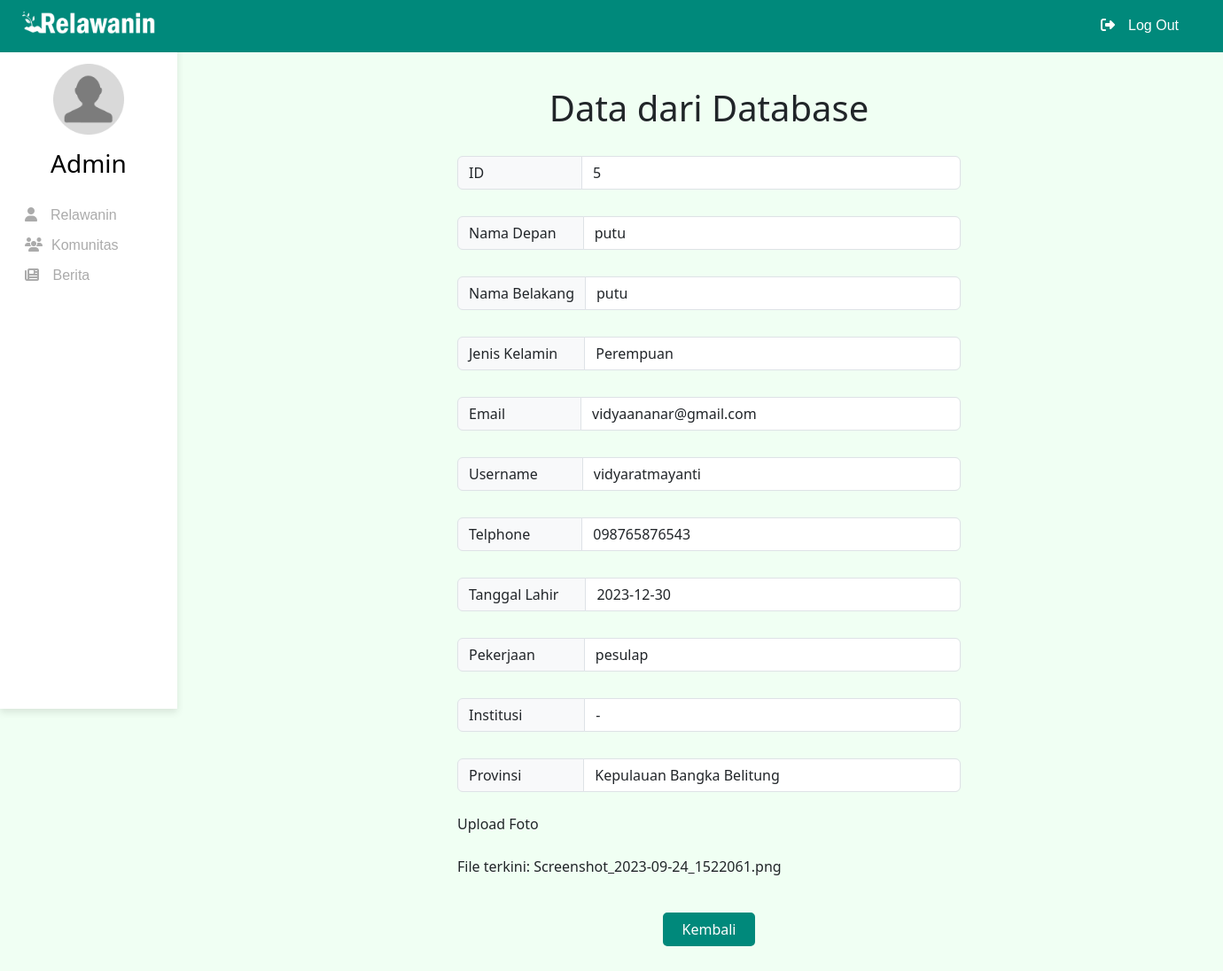
/Klp.WebProCi/index.php/DaftarRelawan/ShowDetail/5, run on the app's committed database.
### tables this page shows
CREATE TABLE `register_relawan` (
  `id` int(11) NOT NULL,
  `firstname` varchar(255) NOT NULL,
  `lastname` varchar(255) DEFAULT NULL,
  `email` varchar(255) DEFAULT NULL,
  `username` varchar(225) DEFAULT NULL,
  `password` varchar(255) DEFAULT NULL,
  `nmrTelphone` varchar(255) DEFAULT NULL,
  `tgl_lahir` date DEFAULT NULL,
  `jenis_kelamin` varchar(255) DEFAULT NULL,
  `pekerjaan` varchar(255) DEFAULT NULL,
  `institusi` varchar(255) DEFAULT NULL,
  `provinsi` varchar(255) DEFAULT NULL,
  `uploadFoto` varchar(255) NOT NULL
);

### Klp.WebProCi/application/controllers/DaftarRelawan.php (called while the page is built, shortened)
<?php
class DaftarRelawan extends CI_Controller {
    function __construct(){
        $this->load->model('m_daftarrelawan');
        $this->load->library('form_validation');
    }
    public function ShowDetail($id) {
        $data['data'] = $this->m_daftarrelawan->get_user_details($id);
        $this->load->view('admin/headerAdmin');
        $this->load->view('admin/navAdmin');
        $this->load->view('admin/sidebarAdmin');
        $this->load->view('admin/relawanUser/viewUser', $data);
    }
}

### Klp.WebProCi/index.php (called while the page is built, shortened)
<?php
require_once BASEPATH.'core/CodeIgniter.php';

### Klp.WebProCi/application/models/m_daftarrelawan.php (called while the page is built, shortened)
<?php
class m_daftarrelawan extends CI_Model {
    public function get_user_details($id) {
        $query = $this->db->get_where('register_relawan', array('id' => $id));
        return $query->row();
    }
}

### Klp.WebProCi/application/views/admin/relawanUser/viewUser.php (the view)
<div class="container mt-5" style="padding-bottom:50px;">
    <center>
        <h1 style="padding-top:50px;">Data dari Database</h1>
        <?php if (isset($data) && !empty($data)): ?>
            <div class="input-group mb-4" style="max-width: 568px; margin-top:30px;">
                <span class="input-group-text" id="inputGroup-sizing-default" style="padding-right:110px">ID</span>
                <input type="text" class="form-control" value="<?= $data->id; ?>" readonly>
            </div>
            <div class="input-group mb-4" style="max-width: 568px; margin-top:30px;">
                <span class="input-group-text" id="inputGroup-sizing-default" style="padding-right:30px">Nama Depan</span>
                <input type="text" class="form-control" value="<?= $data->firstname; ?>" readonly>
            </div>
            <div class="input-group mb-4" style="max-width: 568px; margin-top:30px;">
                <span class="input-group-text" id="inputGroup-sizing-default" >Nama Belakang</span>
                <input type="text" class="form-control" value="<?= $data->lastname; ?>" readonly>
            </div>
            <div class="input-group mb-4" style="max-width: 568px; margin-top:30px;">
                <span class="input-group-text" id="inputGroup-sizing-default" style="padding-right:30px">Jenis Kelamin</span>
                <input type="text" class="form-control" value="<?= $data->jenis_kelamin; ?>" readonly>
            </div>
            <div class="input-group mb-4" style="max-width: 568px; margin-top:30px;">
                <span class="input-group-text" id="inputGroup-sizing-default" style="padding-right:85px">Email</span>
                <input type="text" class="form-control" value="<?= $data->email; ?>" readonly>
            </div>
            <div class="input-group mb-4" style="max-width: 568px; margin-top:30px;">
                <span class="input-group-text" id="inputGroup-sizing-default" style="padding-right:50px">Username</span>
                <input type="text" class="form-control" value="<?= $data->username; ?>" readonly>
            </div>
            <div class="input-group mb-4" style="max-width: 568px; margin-top:30px;">
                <span class="input-group-text" id="inputGroup-sizing-default" style="padding-right:58px">Telphone</span>
                <input type="text" class="form-control" value="<?= $data->nmrTelphone; ?>" readonly>
            </div>
            <div class="input-group mb-4" style="max-width: 568px; margin-top:30px;">
                <span class="input-group-text" id="inputGroup-sizing-default" style="padding-right:30px">Tanggal Lahir</span>
                <input type="text" class="form-control" value="<?= $data->tgl_lahir; ?>" readonly>
            </div>
            <div class="input-group mb-4" style="max-width: 568px; margin-top:30px;">
                <span class="input-group-text" id="inputGroup-sizing-default" style="padding-right:55px">Pekerjaan</span>
                <input type="text" class="form-control" value="<?= $data->pekerjaan; ?>" readonly>
            </div>
            <div class="input-group mb-4" style="max-width: 568px; margin-top:30px;">
                <span class="input-group-text" id="inputGroup-sizing-default" style="padding-right:70px">Institusi</span>
                <input type="text" class="form-control" value="<?= $data->institusi; ?>" readonly>
            </div>
            <div class="input-group mb-4" style="max-width: 568px; margin-top:30px;">
                <span class="input-group-text" id="inputGroup-sizing-default" style="padding-right:70px">Provinsi</span>
                <input type="text" class="form-control" value="<?= $data->provinsi; ?>" readonly>
            </div>
            <div class="input-group mb-4 mx-auto" style="max-width: 568px">Upload Foto</div>
            <div class="input-group mb-4 mx-auto" style="max-width: 568px">
                <?php if ($data->uploadFoto): ?>
                    <p>File terkini: <?= $data->uploadFoto; ?></p>
                <?php endif; ?>
            </div>
        <?php else: ?>
            <p>Pengguna tidak ditemukan.</p>
        <?php endif; ?>
        <div class="mt-4" style="text-align: center; padding-bottom:70px;">
            <button class="button mb-2" onclick="location.href='<?php echo site_url('DaftarRelawan/index'); ?>'">Kembali</button>
        </div>
    </center>
</div>

### Klp.WebProCi/application/views/admin/headerAdmin.php (shortened to what this page needs)
<!DOCTYPE html>
<html lang="en">
<head>
    <link href="https://cdn.jsdelivr.net/npm/bootstrap@5.3.2/dist/css/bootstrap.min.css" rel="stylesheet"
 />
    <link rel="stylesheet" href="https://cdnjs.cloudflare.com/ajax/libs/font-awesome/6.4.2/css/all.min.css"
 />
    <link rel="stylesheet" href="<?= base_url() ?>assets/css/styleNav.css">
    <link rel="stylesheet" href="<?=base_url()?>assets/css/styleFooter.css">
    <link href="https://cdn.jsdelivr.net/npm/bootstrap@5.3.0/dist/css/bootstrap.min.css" rel="stylesheet">
    <link href="https://cdn.datatables.net/1.13.7/css/dataTables.bootstrap4.min.css" rel="stylesheet">
    <link href="https://cdn.datatables.net/1.13.7/css/dataTables.bootstrap4.min.css" rel="stylesheet">
</head>
<body>

### Klp.WebProCi/application/views/admin/navAdmin.php (shortened to what this page needs)
<nav class="navbar navbar-expand-lg navbar-dark fixed-top">
    <div class="container-fluid">
        <a class="navbar-brand" href="#"><img src="<?= base_url() ?>assets/img/relawain logo 1.png" style="width:200px; margin-left:-10px" alt="" /></a>
        <div class="collapse navbar-collapse" id="navbarNav">
            <ul class="navbar-nav ms-auto">
                <li class="nav-item" style="margin-right: 30px">
                    <a class="nav-link" href="<?= base_url() ?>index.php/Utama">
                        <i class="fas fa-right-from-bracket" style="margin-right:15px;"> </i>Log Out
                    </a>
                </li>
            </ul>
        </div>
    </div>
</nav>

### Klp.WebProCi/application/views/admin/sidebarAdmin.php (shortened to what this page needs)
<div class="container-fluid">
    <div class="row">
        <nav id="sidebar">
            <div class="position-sticky">
                <ul class="nav flex-column mt-5">
                    <center>
                        <div class="gambar_profile mt-4 text-center" style="width:80px;">
                            <img src="<?= base_url('assets/img/iconProf.png') ?>" alt="Image Alt Text" class="img-fluid">
                        </div>
                    </center>
                    <h3 class="text-center mt-3">Admin</h3>
                    <li class="nav-item">
                        <a class="nav-link mt-3" onclick="location.href='<?php echo site_url('DaftarRelawan/index'); ?>'">
                            <i class="fas fa-user" style="margin-right:15px;"></i>Relawanin
                        </a>
                    </li>
                    <li class="nav-item">
                        <a class="nav-link" href="#" onclick="toggleSubMenu('sub1')">
                            <i class="fas fa-users" style="margin-right:10px;"></i>Komunitas
                        </a>
                    </li>
                    <li class="nav-item">
                        <a class="nav-link" onclick="location.href='<?php echo site_url('DaftarBerita/index'); ?>'">
                            <i class="fas fa-newspaper" style="margin-right:11px;"></i> Berita
                        </a>
                    </li>
                </ul>
            </div>
        </nav>
    </div>
</div>

### Klp.WebProCi/assets/css/styleNav.css (style rules this page uses)
.nav-link { color: #fff; font-family: Arial; font-size: 22px; font-style: bold; font-weight: 700; line-height: normal; }
.navbar-nav a { color: white !important; }
nav img { width: 220px; flex-shrink: 0; }

### Klp.WebProCi/application/views/admin/headerAdmin.php (style rules this page uses)
#sidebar { background-color: white; height: 100vh; color: black; box-shadow: 0 4px 8px rgba(0, 0, 0, 0.1); position: fixed; top: 0; left: 0; width: 200px; z-index: 1; }
#sidebar .nav-link { color: rgba(171, 171, 171, 1); }
body { background-color: rgba(240, 255, 243, 1); }
.container { margin-top: 50px; margin-left: 230px; max-height: 600px; padding-bottom:50px; }
nav.navbar { background-color: #00897B; }
nav.navbar a { color: white; }
.button { padding: 5px 10px; background-color:#00897B; border: 2px solid #00897B; color:white; border-radius: 5px; cursor: pointer; padding-left:20px; padding-right:20px; }

### data on the page
register_relawan: id "5", firstname "putu", lastname "putu", jenis_kelamin "Perempuan", email "vidyaananar@gmail.com", username "vidyaratmayanti", nmrTelphone "098765876543", tgl_lahir "2023-12-30", pekerjaan "pesulap", institusi "-", provinsi "Kepulauan Bangka Belitung", uploadFoto "Screenshot_2023-09-24_1522061.png"
